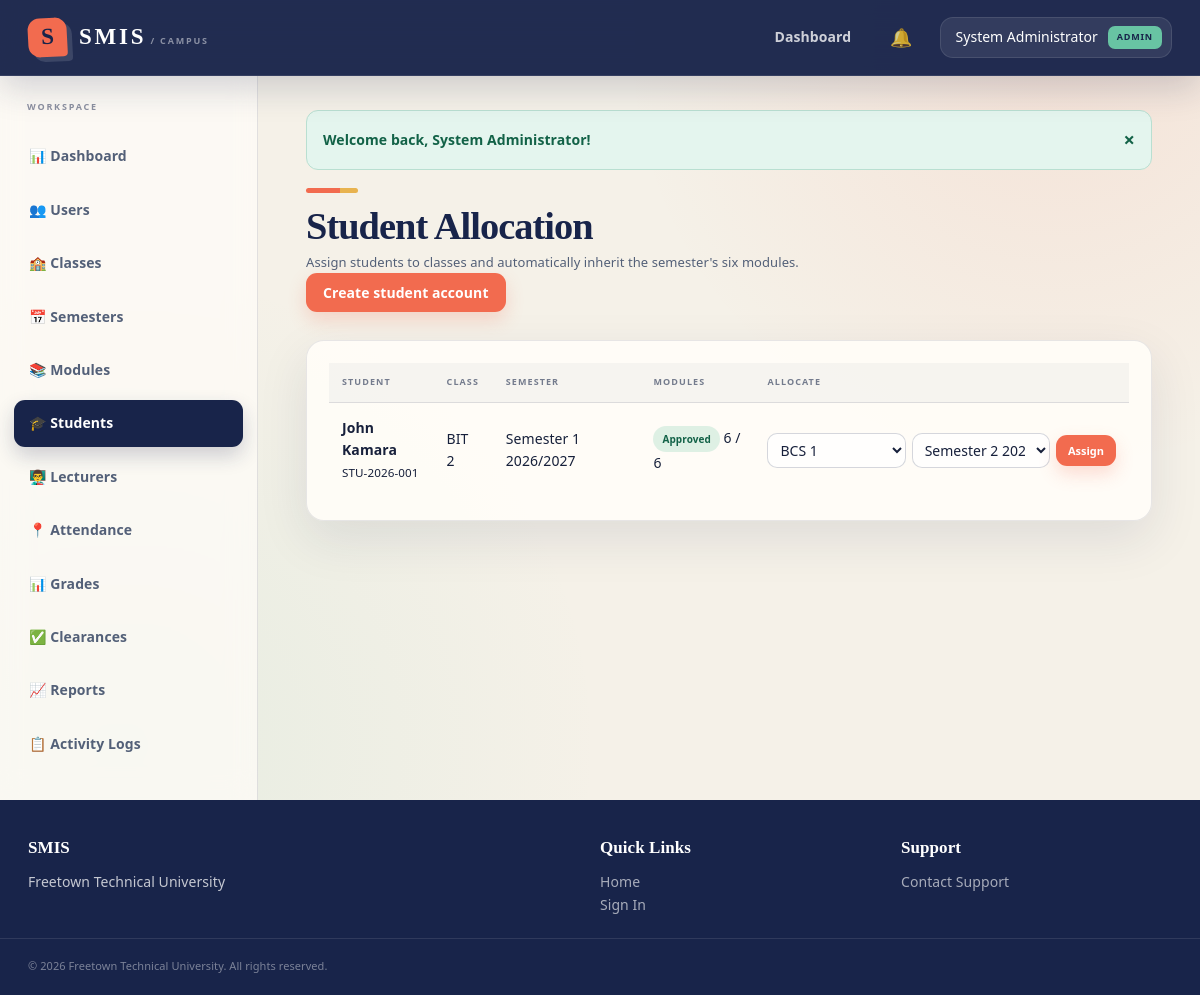
The app's page /admin/students.php (signed in) with its own data.
### tables this page shows
CREATE TABLE users (
  id INT UNSIGNED AUTO_INCREMENT PRIMARY KEY,
  name VARCHAR(120) NOT NULL,
  email VARCHAR(150) NOT NULL UNIQUE,
  password VARCHAR(255) NOT NULL,
  role ENUM('admin','student','lecturer','finance') NOT NULL,
  status ENUM('active','inactive') NOT NULL DEFAULT 'active',
  last_login_at DATETIME NULL,
  created_at DATETIME NOT NULL DEFAULT CURRENT_TIMESTAMP,
  updated_at DATETIME NULL ON UPDATE CURRENT_TIMESTAMP,
  INDEX idx_users_role (role),
  INDEX idx_users_status (status)
);

CREATE TABLE students (
  id INT UNSIGNED AUTO_INCREMENT PRIMARY KEY,
  user_id INT UNSIGNED NOT NULL UNIQUE,
  student_number VARCHAR(40) NOT NULL UNIQUE,
  class_id INT UNSIGNED NULL,
  semester_id INT UNSIGNED NULL,
  gender VARCHAR(20) NULL,
  phone VARCHAR(40) NULL,
  address VARCHAR(255) NULL,
  date_of_birth DATE NULL,
  document_path VARCHAR(255) NULL,
  created_at DATETIME NOT NULL DEFAULT CURRENT_TIMESTAMP,
  CONSTRAINT fk_students_user FOREIGN KEY (user_id) REFERENCES users(id) ON DELETE CASCADE,
  CONSTRAINT fk_students_class FOREIGN KEY (class_id) REFERENCES classes(id) ON DELETE SET NULL,
  CONSTRAINT fk_students_semester FOREIGN KEY (semester_id) REFERENCES semesters(id) ON DELETE SET NULL,
  INDEX idx_students_class (class_id),
  INDEX idx_students_semester (semester_id)
);

CREATE TABLE classes (
  id INT UNSIGNED AUTO_INCREMENT PRIMARY KEY,
  name VARCHAR(80) NOT NULL UNIQUE,
  description TEXT NULL,
  created_at DATETIME NOT NULL DEFAULT CURRENT_TIMESTAMP
);

CREATE TABLE semesters (
  id INT UNSIGNED AUTO_INCREMENT PRIMARY KEY,
  name VARCHAR(80) NOT NULL,
  academic_year VARCHAR(20) NOT NULL,
  starts_on DATE NULL,
  ends_on DATE NULL,
  status ENUM('open','closed') NOT NULL DEFAULT 'open',
  UNIQUE KEY uq_semester_year (name, academic_year)
);

### config/database.php (called while the page is built)
<?php
return [
    'host' => 'localhost',
    'port' => '3306',
    'database' => 'smis_db',
    'username' => 'root',
    'password' => '',
    'charset' => 'utf8mb4',
];

### includes/database.php (called while the page is built, shortened)
<?php
function db(): PDO
{
    static $pdo = null;
    if ($pdo instanceof PDO) {
        return $pdo;
    }
    $config = require __DIR__ . '/../config/database.php';
    $dsn = sprintf(
        'mysql:host=%s;port=%s;dbname=%s;charset=%s',
        $config['host'],
        $config['port'],
        $config['database'],
        $config['charset']
    );
    $pdo = new PDO($dsn, $config['username'], $config['password'], [
        PDO::ATTR_ERRMODE => PDO::ERRMODE_EXCEPTION,
        PDO::ATTR_DEFAULT_FETCH_MODE => PDO::FETCH_ASSOC,
        PDO::ATTR_EMULATE_PREPARES => false,
    ]);
    return $pdo;
}
function db_statement(string $sql, array $params = []): PDOStatement
{
    $statement = db()->prepare($sql);
    $statement->execute($params);
    return $statement;
}
function db_all(string $sql, array $params = []): array
{
    return db_statement($sql, $params)->fetchAll();
}
function db_one(string $sql, array $params = []): ?array
{
    $row = db_statement($sql, $params)->fetch();
    return $row === false ? null : $row;
}

### includes/auth.php (called while the page is built, shortened)
<?php
function current_user(): ?array
{
    static $user = null;
    if ($user === null) {
        $user = db_one('SELECT id, name, email, role, status, last_login_at FROM users WHERE id = :id', [
            'id' => $_SESSION['user_id'],
        ]);
    }
    return $user;
}
function role_home(string $role): string
{
    return match ($role) {
        'admin' => 'admin/dashboard.php',
        'lecturer' => 'lecturer/dashboard.php',
        'finance' => 'finance/dashboard.php',
        'student' => 'student/dashboard.php',
        default => 'login.php',
    };
}

### includes/middleware.php (called while the page is built, shortened)
<?php
function require_login(): void
{
    if (!current_user()) {
        set_flash('error', 'Please sign in to continue.');
        redirect('login.php');
    }
}
function require_role(string|array $roles): void
{
    require_login();
}

### admin/students.php (the view, shortened to what this page needs)
<?php
require __DIR__.'/../includes/bootstrap.php';require_role('admin');$page_title='Student Allocation - SMIS';
$students=db_all('SELECT s.id,s.student_number,u.name,u.email,c.name class_name,se.name semester_name,se.academic_year,(SELECT COUNT(*) FROM student_modules sm WHERE sm.student_id=s.id) module_count FROM students s JOIN users u ON u.id=s.user_id LEFT JOIN classes c ON c.id=s.class_id LEFT JOIN semesters se ON se.id=s.semester_id ORDER BY u.name');$classes=db_all('SELECT * FROM classes ORDER BY name');$semesters=db_all('SELECT * FROM semesters ORDER BY starts_on DESC');
include __DIR__.'/../includes/header.php';?>
<div class="page-header"><div><h1>Student Allocation</h1><p>Assign students to classes and automatically inherit the semester's six modules.</p></div><a class="btn btn-primary" href="<?=url('admin/users.php?action=create')?>">Create student account</a></div>
<div class="card"><div class="card-body"><table class="table"><thead><tr><th>Student</th><th>Class</th><th>Semester</th><th>Modules</th><th>Allocate</th></tr></thead><tbody><?php foreach($students as $s):?><tr><td><strong><?=e($s['name'])?></strong><br><small><?=e($s['student_number'])?></small></td><td><?=e($s['class_name']??'Unassigned')?></td><td><?=e(trim(($s['semester_name']??'').' '.($s['academic_year']??''))?:'Unassigned')?></td><td><?=status_badge($s['module_count']==6?'approved':'pending')?> <?=$s['module_count']?> / 6</td><td><form method="post" class="inline-allocation"><?=csrf_field()?><input type="hidden" name="student_id" value="<?=$s['id']?>"><select name="class_id" class="form-control"><?php foreach($classes as $c):?><option value="<?=$c['id']?>"><?=$c['name']?></option><?php endforeach?></select><select name="semester_id" class="form-control"><?php foreach($semesters as $se):?><option value="<?=$se['id']?>"><?=e($se['name'].' '.$se['academic_year'])?></option><?php endforeach?></select><button class="btn btn-sm btn-primary">Assign</button></form></td></tr><?php endforeach?></tbody></table></div></div>
<?php include __DIR__.'/../includes/footer.php';?>

### includes/header.php (shortened to what this page needs)
<?php
$user = current_user();
?>
<!DOCTYPE html>
<html lang="en">
<head>
    <link rel="stylesheet" href="<?= url('assets/css/style.css') ?>">
</head>
<body>
    <nav class="navbar">
        <div class="navbar-container">
            <div class="navbar-brand">
                <a href="<?= url('/') ?>" class="brand-link">
                    <span class="brand-text"><?= e(app_config('short_name')) ?></span>
                </a>
            </div>
            <div class="navbar-menu">
                <div class="navbar-menu-items">
                    <?php if ($user): ?>
                        <a href="<?= url(role_home($user['role'])) ?>" class="nav-link">Dashboard</a>
                        <div class="nav-notifications">
                            <a href="<?= url('notifications.php') ?>" class="nav-link notification-link">
                                <span class="notification-icon">🔔</span>
                            </a>
                        </div>
                        <div class="nav-user">
                            <div class="user-menu">
                                <button class="user-menu-toggle">
                                    <span><?= e($user['name']) ?></span>
                                    <span class="role-badge"><?= e($user['role']) ?></span>
                                </button>
                            </div>
                        </div>
                    <?php else: ?>
                        <a href="<?= url('login.php') ?>" class="btn btn-sm btn-primary">Sign In</a>
                    <?php endif; ?>
                </div>
            </div>
        </div>
    </nav>
    <div class="page-wrapper">
        <?php if ($user): ?>
            <aside class="sidebar">
                <nav class="sidebar-nav">
                    <?php
                    $nav_items = [];
                    if ($user['role'] === 'admin') {
                        $nav_items = [
                            ['url' => 'admin/dashboard.php', 'label' => '📊 Dashboard'],
                            ['url' => 'admin/users.php', 'label' => '👥 Users'],
                            ['url' => 'admin/classes.php', 'label' => '🏫 Classes'],
                            ['url' => 'admin/semesters.php', 'label' => '📅 Semesters'],
                            ['url' => 'admin/modules.php', 'label' => '📚 Modules'],
                            ['url' => 'admin/students.php', 'label' => '🎓 Students'],
                            ['url' => 'admin/lecturers.php', 'label' => '👨‍🏫 Lecturers'],
                            ['url' => 'admin/attendance.php', 'label' => '📍 Attendance'],
                            ['url' => 'admin/grades.php', 'label' => '📊 Grades'],
                            ['url' => 'admin/clearances.php', 'label' => '✅ Clearances'],
                            ['url' => 'admin/reports.php', 'label' => '📈 Reports'],
                            ['url' => 'admin/logs.php', 'label' => '📋 Activity Logs'],
                        ];
                    }
                    ?>
                    <?php foreach ($nav_items as $item): ?>
                        <a href="<?= url($item['url']) ?>" class="nav-item <?= strpos($_SERVER['REQUEST_URI'] ?? '', $item['url']) !== false ? 'active' : '' ?>">
                            <?= $item['label'] ?>
                        </a>
                    <?php endforeach; ?>
                </nav>
            </aside>
        <?php endif; ?>
        <main class="main-content">
            <?php
            $flashes = flashes();
            foreach ($flashes as $flash):
            ?>
                <div class="alert alert-<?= e($flash['type']) ?>" role="alert">
                    <?= e($flash['message']) ?>
                    <button type="button" class="alert-close" data-dismiss="alert">×</button>
                </div>
            <?php endforeach; ?>

### includes/functions.php (shortened to what this page needs)
<?php
function app_config(?string $key = null, mixed $default = null): mixed
{
    static $config = null;
    if ($config === null) {
        $config = require __DIR__ . '/../config/app.php';
    }
    $value = $config;
    foreach (explode('.', $key) as $part) {
        $value = $value[$part];
    }
    return $value;
}
function e(mixed $value): string
{
    return htmlspecialchars((string) $value, ENT_QUOTES, 'UTF-8');
}
function url(string $path = ''): string
{
    $base = rtrim((string) app_config('base_url', ''), '/');
    $path = ltrim($path, '/');
    return $path === '' ? ($base === '' ? '/' : $base) : $base . '/' . $path;
}
function flashes(): array
{
    $messages = $_SESSION['flash'] ?? [];
    return $messages;
}
function status_badge(string $status): string
{
    $label = ucwords(str_replace('_', ' ', $status));
    $class = match ($status) {
        'active', 'approved', 'cleared', 'present' => 'badge-success',
        'inactive', 'rejected', 'not_cleared', 'absent' => 'badge-danger',
        'late' => 'badge-warning',
        default => 'badge-muted',
    };
    return '<span class="badge ' . $class . '">' . e($label) . '</span>';
}

### records on screen
users: name "System Administrator", role "ADMIN"
students: user.name "John Kamara", student_number "STU-2026-001", class.name "BIT 2", semester.academic_year "Semester 1 2026/2027", module_count "6"

### other values on screen
app_config('short_name') "SMIS"
$item['label'] "📊 Dashboard"
$item['label'] "👥 Users"
$item['label'] "🏫 Classes"
$item['label'] "📅 Semesters"
$item['label'] "📚 Modules"
$item['label'] "🎓 Students"
$item['label'] "👨‍🏫 Lecturers"
$item['label'] "📍 Attendance"
$item['label'] "📊 Grades"
$item['label'] "✅ Clearances"
$item['label'] "📈 Reports"
$item['label'] "📋 Activity Logs"
$flash['message'] "Welcome back, System Administrator!"
app_config('university_name') "Freetown Technical University"
